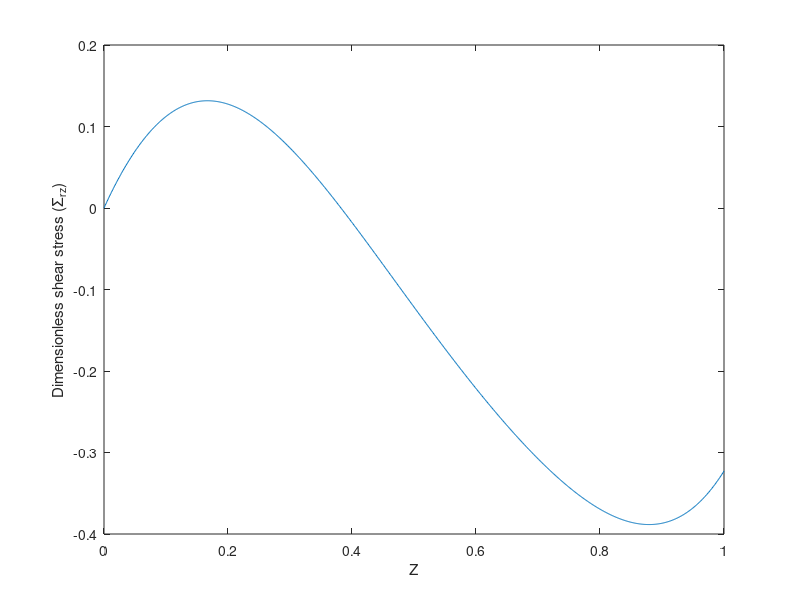

MATLAB code to generate this figure:
Z=0:0.001:1;
R=1;
nu=0.2;gamma=3.2453;beta=2.9247;H=0.8;
delta=3-4.*nu;
delta2=1-nu;
delta3=1-2.*nu;
A=delta+(1./delta);
B=4./delta;
C=(((delta-1).^2)./delta)+(delta./(delta+1).^2)+1;
I1=3.*delta.*(Z.^2).*R./(Z.^2+R.^2).^(5/2);
A1=Z+2.*H;
I2=-4.*delta2.*delta3.*R./(A1.^2+R.^2).^(3/2)-....
3.*Z.*R.*A1.*(1-A.*delta)./(A1.^2+R.^2).^(5/2)-....
6.*(R.^2-4.*A1.^2).*R.*H.*(Z-H)./(A1.^2+R.^2).^(7/2)-....
15.*delta.*B.*Z.*H.^2.*R.*A1.*(3.*R.^2-4.*A1.^2)./(A1.^2+R.^2).^(9/2);
A2=Z+4.*H;
I3=-4.*delta2.*delta3.*A.*R./(A2.^2+R.^2).^(3/2)-....
3.*A.*Z.*R.*A2./(A2.^2+R.^2).^(5/2)-....
6.*(R.^2-4.*A2.^2).*R.*H.*(A.*(Z-H)-2.*B.*H.*delta2.*delta3)./(A2.^2+R.^2).^(7/2)+....
15.*B.*Z.*H.^2.*R.*A2.*(3.*R.^2-4.*A2.^2)./(A2.^2+R.^2).^(9/2)+....
90.*R.*B.*H.^3.*(Z-H).*(8.*A2.^4-12.*A2.^2.*R.^2+R.^4)./(A2.^2+R.^2).^(11/2);
A3=Z+gamma.*H;
I4=delta.*(3.*C.*Z.*R.*A3./(A3.^2+R.^2).^(5/2)-...
15.*beta.*Z.*H.^2.*R.*A3.*(3.*R.^2-4.*A3.^2)./(A3.^2+R.^2).^(9/2));
A4=Z+(gamma+2).*H;
I5=-4.*delta2.*delta3.*C.*R./(A4.^2+R.^2).^(3/2)-....
3.*C.*Z.*R.*A4./(A4.^2+R.^2).^(5/2)-....
6.*(R.^2-4.*A4.^2).*R.*H.*(C.*(Z-H)-2.*beta.*H.*delta2.*delta3)./(A4.^2+R.^2).^(7/2)+....
15.*beta.*Z.*H.^2.*R.*A4.*(3.*R.^2-4.*A4.^2)./(A4.^2+R.^2).^(9/2)+....
90.*R.*beta.*H.^3.*(Z-H).*(8.*A4.^4-12.*A4.^2.*R.^2+R.^4)./(A4.^2+R.^2).^(11/2);
A5=2.*H-Z;
I6=-4.*delta2.*delta3.*R./(A5.^2+R.^2).^(3/2)+....
3.*Z.*R.*A5./(A5.^2+R.^2).^(5/2)-....
6.*(R.^2-4.*A5.^2).*R.*H.*(Z-H)./(A5.^2+R.^2).^(7/2);
A6=4.*H-Z;
I7=-4.*delta2.*delta3.*A.*R./(A6.^2+R.^2).^(3/2)+....
3.*(A-delta).*Z.*R.*A6./(A6.^2+R.^2).^(5/2)-....
6.*(R.^2-4.*A6.^2).*R.*H.*(A.*(Z-H)-2.*B.*H.*delta2.*delta3)./(A6.^2+R.^2).^(7/2)-....
15.*B.*Z.*H.^2.*R.*A6.*(3.*R.^2-4.*A6.^2)./(A6.^2+R.^2).^(9/2)+....
90.*R.*B.*H.^3.*(Z-H).*(8.*A6.^4-12.*A6.^2.*R.^2+R.^4)./(A6.^2+R.^2).^(11/2);
A7=6.*H-Z;
I8=delta.*(3.*A.*Z.*R.*A7./(A7.^2+R.^2).^(5/2)-....
15.*B.*Z.*H.^2.*R.*A7.*(3.*R.^2-4.*A7.^2)./(A7.^2+R.^2).^(9/2));
A8=(gamma+2).*H-Z;
I9=-4.*delta2.*delta3.*C.*R./(A8.^2+R.^2).^(3/2)+....
3.*C.*Z.*R.*A8./(A8.^2+R.^2).^(5/2)-....
6.*(R.^2-4.*A8.^2).*R.*H.*(C.*(Z-H)-2.*beta.*H.*delta2.*delta3)./(A8.^2+R.^2).^(7/2)-....
15.*beta.*Z.*H.^2.*R.*A8.*(3.*R.^2-4.*A8.^2)./(A8.^2+R.^2).^(9/2)+....
90.*R.*beta.*H.^3.*(Z-H).*(8.*A8.^4-12.*A8.^2.*R.^2+R.^4)./(A8.^2+R.^2).^(11/2);
A9=(gamma+4).*H-Z;
I10=delta.*(3.*C.*Z.*R.*A9./(A9.^2+R.^2).^(5/2)-....
15.*beta.*Z.*H.^2.*R.*A9.*(3.*R.^2-4.*A9.^2)./(A9.^2+R.^2).^(9/2));
sigma=(-I1+I2-I3-I4+I5-I6+I7+I8-I9-I10)./2;
Sigmarz=real(sigma);
XX=[Z;Sigmarz];
fid=fopen('F8.txt','wt');
fprintf(fid,'%-10.6f %-10.6f \n',XX);
fclose(fid);
% subplot(3,2,1)
%       plot(X,SIGMA11)
%      hold on
% plot(X,SIGMA12)
% hold on
% subplot(3,2,2)
   plot(Z,Sigmarz) 
   xlabel('Z'); ylabel('Dimensionless shear stress (\Sigma_{rz})');
   hold on